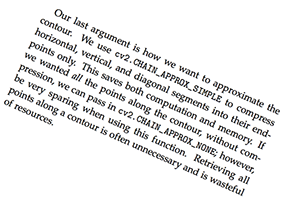
#> input picture 1.png, 291 x 208 px
$ python preprocessing.py --image 1.png
#> lines starting #> are read from the running program, lines starting #| are printed output that depends on the picture; after the words box and inside, x2 and y2 are one past the last pixel; in counts of white or black regions, pixels touching at a corner belong together
import numpy as np
import cv2
import argparse
import pandas as pd
import re

def main():

    parser = argparse.ArgumentParser()
    parser.add_argument("-i", "--image", required=True, help="input image file")
    args = parser.parse_args()

    image = cv2.imread(args.image)
#> image is the input picture: shape (208, 291, 3); mean B, G, R 236, 235.9, 236
    #The site i used to convert pdf to image adds ads
    # height = image.shape[0]
    # image = image[90:height-70, :] # Site's ad

    # Make image grayscale and make background black and writing white. (White text is better in my opinion.)
    gray = cv2.cvtColor(image, cv2.COLOR_BGR2GRAY)
    gray = cv2.bitwise_not(gray)
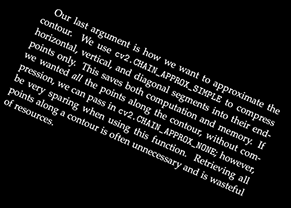
#> gray: shape (208, 291); min 0, max 255, mean 19.1

    # Apply threshold, now our image is binarized.
    contrasted = cv2.threshold(gray, 0, 255,
                           cv2.THRESH_BINARY | cv2.THRESH_OTSU)[1]
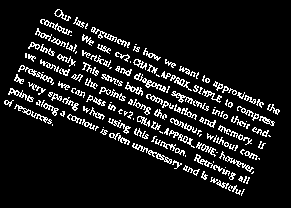
#> contrasted: shape (208, 291); 10.4% white in thin lines or dots, all inside (x1, y1, x2, y2) = (4, 9, 280, 196)

    # cv2.imshow("asd", contrasted)
    # cv2.waitKey(0)
    # DE-SKEWING
    # We find the minimum rectangle that contains all the pixels that are greater than zero
    coords = np.column_stack(np.where(contrasted > 0))
#> coords = 6275 pairs, first value 9 to 195, second value 4 to 279
    angle = cv2.minAreaRect(coords)[-1]
#> angle = -23.94

    # minAreaRect return angles between -90 to 0.
    if angle < -45:
        angle = -(90 + angle)
    else:
        angle = -angle
#> angle = 23.94

    # Rotation. Need to look into this more !!!!!!!!!
    (H, W) = image.shape[:2]
#> H = 208; W = 291
    center = (W // 2, H // 2) # // returns an int
#> center = (145, 104)
    M = cv2.getRotationMatrix2D(center, angle, 1.0)
#> M = [[0.914, 0.406, -29.73], [-0.406, 0.914, 67.78]]
    rotated = cv2.warpAffine(gray, M, (W, H),
                             flags=cv2.INTER_CUBIC, borderMode=cv2.BORDER_REPLICATE)

    # Apply threshold, now our image is binarized.
    binarized = cv2.threshold(rotated, 0, 255,
                           cv2.THRESH_BINARY | cv2.THRESH_OTSU)[1]
#> binarized: shape (208, 291); 11.3% white in thin lines or dots, all inside (x1, y1, x2, y2) = (15, 52, 273, 162)

    # cv2.imshow("asd", rotated)
    # cv2.waitKey(0)
    # LINE SEPERATION
    # binarized = rotated.copy()
    binarized[binarized > 0] = 1
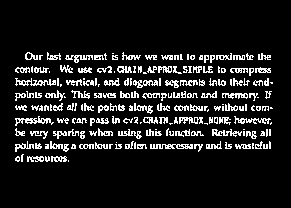
#> binarized: shape (208, 291); values 0 (black) and 1 (white), 11.3% white in thin lines or dots, all inside (x1, y1, x2, y2) = (15, 52, 273, 162)

    hist = np.sum(binarized, 1)
#> hist = 208 values, max 178 at index 144, min 0 at index 0, mean 32.99
    # [9 lines of commented-out code are left out]
    pixel_error = H // 75 # empirical
#> pixel_error = 2
    lines = []
    isfirstline = True
    count = 0
    # counts = []
    for h in range(len(hist)):
        if isfirstline:
            if hist[h] > pixel_error:
                lines.append(max(h-1,0))
                isfirstline = False
        else:
            if hist[h] <= pixel_error:
                count += 1
            elif hist[h] > pixel_error and count != 0:
                # counts.append([h - (count // 2), count])
                lines.append(h - (count // 2))
                count = 0
#> this loop made 208 passes
#> count on passes 64, 65, 66, 75, 76, 77, 78, 79, 89, 90, 91, 92: 1, 2, 0, 1, 2, 3, 4, 0, 1, 2, 3, 0
#> isfirstline on pass 53: False
#> after the loop, count = 46; isfirstline = False; lines = [51, 64, 76, 90, 102, 115, 127, 140, 154]

    # [12 lines of commented-out code are left out]

    lines.append(min(len(hist) - count + 1,W - 1)) # Adding last line
    # [40 lines of commented-out code are left out]


    asd = rotated.copy()
    for y in lines:
        asd = cv2.line(asd, (0,y), (W, y), (200,0,0), 1)
#> this loop made 10 passes
#> y on passes 1 to 10: 51, 64, 76, 90, 102, 115, 127, 140, 154, 163
#> pass 1, in main, `asd = cv2.line(asd, (0,y), (W, y), (200,0,0), 1)`:
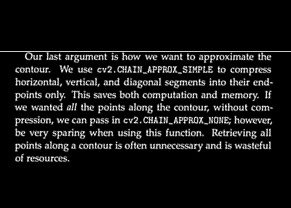
#> asd: shape (208, 291); min 0, max 255, mean 20.6
#> pass 3, in main, `asd = cv2.line(asd, (0,y), (W, y), (200,0,0), 1)`:
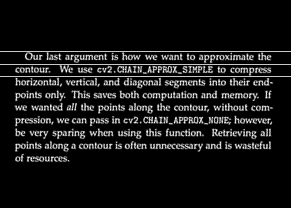
#> asd: shape (208, 291); min 0, max 255, mean 22.5
#> after the loop:
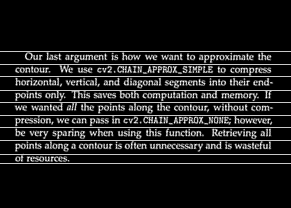
#> asd: shape (208, 291); 3.37% of pixels changed, all inside (x1, y1, x2, y2) = (0, 90, 291, 164)

    # cv2.imshow("asd", asd)
    # cv2.waitKey(0)

#    print(H,",", W)
    chars = []
    # WORD SEGMENTATION
    word_lines_per_line = []
    for y in range(1,len(lines)):

        word_lines = []
        hist = np.sum(binarized[lines[y-1]:lines[y],0:W], 0)

        hist = cv2.threshold(np.array(hist, dtype=np.uint8), 0, 255,
                                cv2.THRESH_BINARY | cv2.THRESH_OTSU)[1]

        isfirstword = True
        count = 0
        counts = []
        for h in range(len(hist)):
            if isfirstword:
                if hist[h] != 0:
                    word_lines.append(max(h-1,0)) # max because if it is the first pixel
                    isfirstword = False
            else:
                if hist[h] == 0:
                    count += 1
                elif hist[h] != 0 and count != 0:
                    counts.append([h - (count // 2), count])
                    count = 0

        distance = cv2.threshold(np.array([c[1] for c in counts], dtype=np.uint8), 0, 255,
                                cv2.THRESH_BINARY | cv2.THRESH_OTSU)[1]

        counts = np.array(counts)
        distance = distance.reshape(-1)
        word_lines.extend([c[0] for c in counts[distance > 0]])

        word_lines.append(min(len(hist) - count + 1,W - 1)) # Adding last line

        for l in range(len(word_lines)):
            asd = cv2.line(asd, (word_lines[l],lines[y]), (word_lines[l], lines[y-1]), (200,0,0), 1)

        word_lines_per_line.append(word_lines)
#> this loop made 9 passes
#> distance on pass 9: [0, 255, 0, 0, 0, 0, 0, 0, 0]
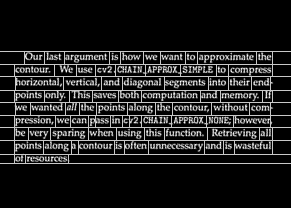
#> asd: shape (208, 291); 1.7% of pixels changed, all inside (x1, y1, x2, y2) = (14, 52, 273, 163)
#> after the loop, word_lines_per_line = 9 items

    # We don't to this part inside the original loop, because we need every word for taking average
    # Calculate average character width
    # Average word width divided by 5 which is average word length in english
    avg_char_len = int(np.mean([word_lines[i+1] - word_lines[i] for word_lines in word_lines_per_line for i in range(len(word_lines)-1)])) // 5
#> avg_char_len = 5

#    print(avg_char_len)

    for y in range(1,len(lines)):

        word_lines = word_lines_per_line[y-1]
        for l in range(len(word_lines)-1):

            hist = np.sum(binarized[lines[y-1]:lines[y],word_lines[l]:word_lines[l+1]], 0)

            # print(hist)
            hist = cv2.threshold(np.array(hist, dtype=np.uint8), 0, 255,
                                 cv2.THRESH_BINARY | cv2.THRESH_OTSU)[1].reshape(-1)

            # print(hist)
            possible_lines = []
            isfirstchar = True
            count = 0
            counts = []
            for h in range(len(hist)):
                if isfirstchar:
                    if hist[h] != 0:
                        possible_lines.append(max(h-1,0)) # max because if it is the first pixel
                        isfirstchar = False
                else:
                    if hist[h] == 0:
                        count += 1
                    elif hist[h] != 0 and count != 0:
                        # counts.append([h - (count // 2) - 1, count])
                        possible_lines.append(h - (count // 2))
                        count = 0

            # [7 lines of commented-out code are left out]

            possible_lines.append(min(len(hist) - count + 1,word_lines[l+1])) # Adding last line

            # print(possible_lines)
            char_lines = []
            for i in range(avg_char_len,word_lines[l+1] - word_lines[l] - avg_char_len,avg_char_len):
                char_lines.append(possible_lines[np.argmin([abs(line - i) for line in possible_lines])])

            # print(char_lines)
            # print("-----------------------------")

            if char_lines:
                chars.append(rotated[lines[y-1]:lines[y],word_lines[l]:word_lines[l] + char_lines[0]])
                chars.extend([rotated[lines[y-1]:lines[y],word_lines[l] + char_lines[c]:word_lines[l] + char_lines[c+1]] for c in range(len(char_lines) - 1) if char_lines[c+1] != char_lines[c]])
                chars.append(rotated[lines[y-1]:lines[y],word_lines[l] + char_lines[-1]:word_lines[l+1]])
            else:
                chars.append(rotated[lines[y-1]:lines[y],word_lines[l]:word_lines[l+1]])

            chars.append(" ")
#> this loop made 9 passes
#> word_lines on passes 1 to 9: [24, 44, 64, 109, 120, 143, 160, 185, 197, 256, 272], [14, 54, 76, 95, 115, 145, 180, 216, 228, 272], [15, 63, 101, 122, 164, 208, 228, 251, 270], [14, 44, 69, 92, 118, 141, 200, 220, 262, 272], [15, 30, 65, 79, 96, 127, 155, 172, 211, 249, 270], [14, 55, 70, 88, 95, 110, 122, 129, 141, 171, 206, 233, 270], [14, 28, 50, 88, 116, 144, 164, 207, 259, 272], [14, 43, 71, 78, 114, 124, 148, 204, 223, 234, 272], [14, 25, 68]
#> after the loop, chars = 442 items

            # [25 lines of commented-out code are left out]

    df = pd.DataFrame()
    for char in chars:
        if char == " ":
            df = df.append({'img' : None, 'space' : True}, ignore_index=True)
            continue

        if char is not None:
            resized = cv2.resize(char, (28,28))
            resized = cv2.threshold(resized, 0, 255,
                                    cv2.THRESH_TOZERO | cv2.THRESH_OTSU)[1]
            df = df.append({'img':list(np.array(resized).reshape(-1)), 'space' : False}, ignore_index=True)
#> this loop made 1 pass

    csv_file = re.sub(r"\..*$", r".csv", args.image)
    df.to_csv(csv_file, index=False)

if __name__ == '__main__':
#> (the run stopped early here; a loop or call above may not have finished)
